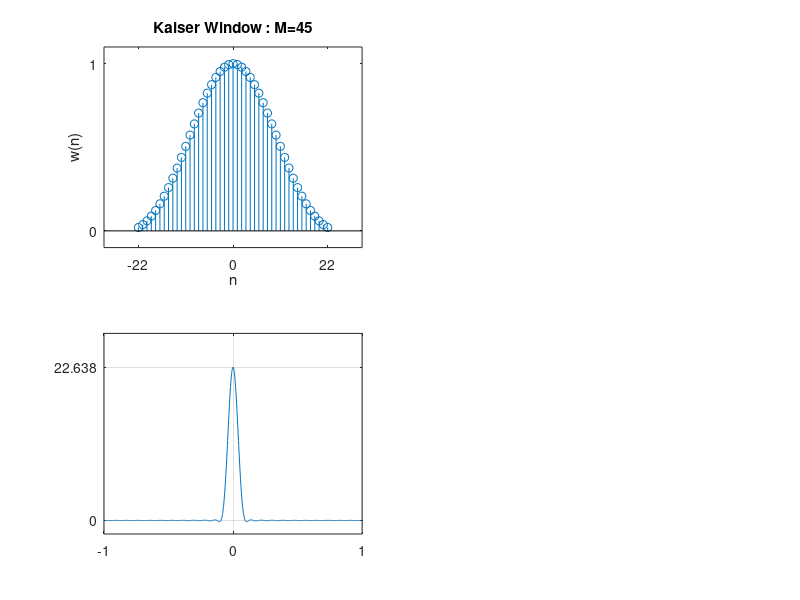

This chart was generated by the following MATLAB code: (Note: this script raises an error after producing the figure.)
% Chapter 7: Kaiser Window Amplitude Response

%

beta = 5.658; M = 45; N = 1000; 

alpha = (M-1)/2; n = -alpha:alpha;

w = (kaiser(M,beta))'; sumw = sum(w);

omega = (2*pi/N)*[-N/2:N/2];

Wr = real(w*(exp(-j*n'*omega)));

db = 20*log10(abs(Wr)/max(Wr));

IntWr = cumsum(Wr);

Intdb = 20*log10(abs(IntWr)/N);

l = min(find(Intdb > -60));

k = (N/2+1) - 460;

%k = (N/2+1) - min(find(Intdb > -60));

tr_width = 2*k*2*M/N, %actual transition width in pi/M units

omega1 = -(tr_width/2)/M; omega2 = (tr_width/2)/M;

%

% plots

subplot(1,1,1)

subplot(2,2,1); stem(n,w);

axis([-(alpha+8),(alpha+8),-0.1,1.1]);

set(gca,'YTickMode','manual','YTick',[0,1])

set(gca,'XTickMode','manual','XTick',[-22,0,22]);

title('Kaiser Window : M=45')

xlabel('n'); ylabel('w(n)')

subplot(2,2,3); plot(omega/pi,Wr);

axis([-1,1,-2,sumw+5]);

set(gca,'YTickMode','manual','YTick',[0,sumw])

set(gca,'XTickMode','manual','XTick',[-1,0,1]); grid

set(gca,'XTickLabelMode','manual','XTickLabels',[' 0';'22';'45']);

title('Amplitude Response')

xlabel('frequency in pi units'); ylabel('Wr')

subplot(2,2,2); plot(omega/pi,db);

axis([-1,1,-90,10]);

set(gca,'YTickMode','manual','YTick',[-42,0])

set(gca,'YTickLabelMode','manual','YTickLabels',['42';' 0'])

set(gca,'XTickMode','manual','XTick',[-1,0,1]);grid

title('Amplitude Response in dB')

xlabel('frequency in pi units'); ylabel('Decibels')

subplot(2,2,4); plot(omega/pi,Intdb);

axis([-1,1,-80,10]);

set(gca,'YTickMode','manual','YTick',[-60,0])

set(gca,'YTickLabelMode','manual','YTickLabels',['60';' 0'])

set(gca,'XTickMode','manual','XTick',[-1;omega1;omega2;1]);grid

set(gca,'XTickLabelMode','manual','XTickLabels',['-1';'  ';'  ';' 1'])

title('Accumulated Amplitude Response')

xlabel('frequency in pi units'); ylabel('Decibels')

text(omega2,5,'Width=(7.8)*pi/M')

